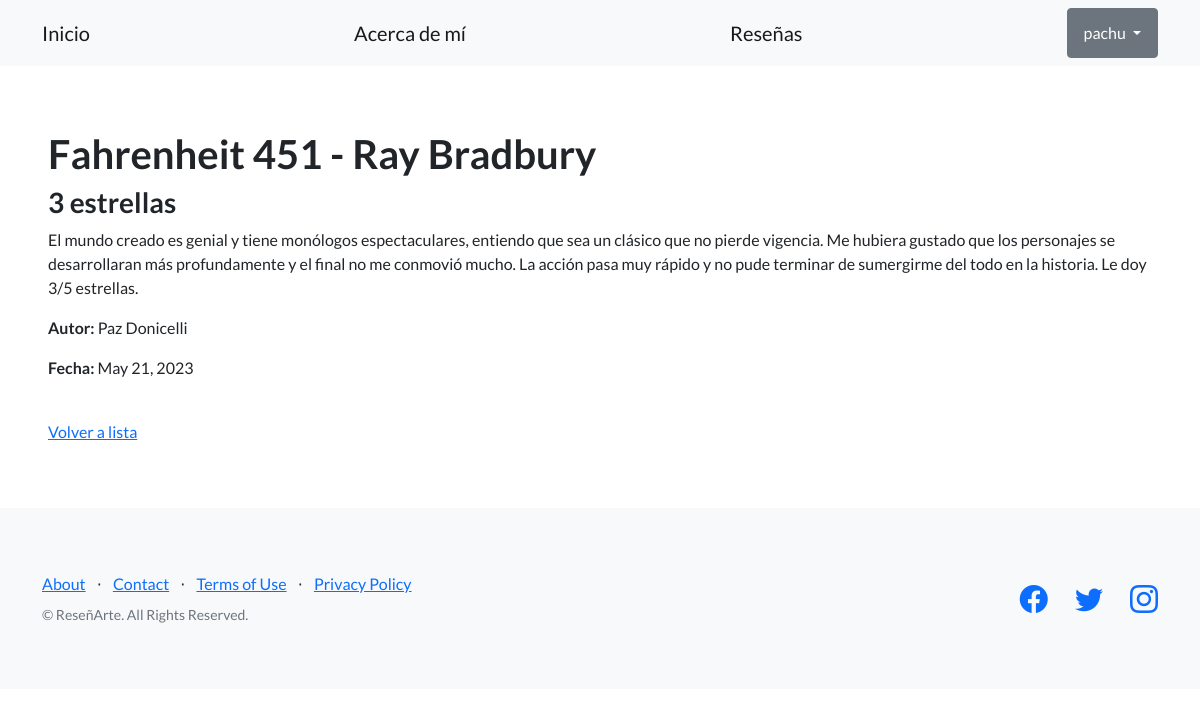
The app's page /blog/pages/pageId/1/ (signed in) with its own data.
### blog/models.py (models this page shows, shortened)
class Reseña (models.Model):
    titulo = models.CharField(max_length=256)
    subtitulo = models.CharField(max_length=256)
    cuerpo = models.TextField()
    autor = models.CharField(max_length=256)
    fecha = models.DateField()

### blog/views.py (the view)
# urls.py: path('pages/pageId/<int:pk>/', ReseñaDetailView.as_view(), name="ver_reseña"),
class ReseñaDetailView(DetailView):
    model = Reseña
    success_url = reverse_lazy('lista_reseñas')

### blog/templates/blog/reseña_detail.html
{% extends "blog/base.html" %}
{% block contenido %}
<h1>
{{object.titulo}}
</h1>
<h3>
{{object.subtitulo}}
</h3>
<p>
{{object.cuerpo}}
</p>
<p>
  <strong>Autor:</strong> {{object.autor}}
</p>
<p>
  <strong>Fecha:</strong> {{object.fecha}}
</p>
<br>
<a href="{% url 'listar_reseñas' %}">Volver a lista</a>
{% endblock contenido %}

### blog/templates/blog/base.html (shortened to what this page needs)
{% load static %}
<!DOCTYPE html>
<html lang="en">
    <head>
        <link href="https://cdn.jsdelivr.net/npm/bootstrap-icons@1.5.0/font/bootstrap-icons.css" rel="stylesheet" type="text/css" />
        <link href= "{% static 'blog/css/styles.css' %}"" rel="stylesheet" />
    </head>
    <body>
        <nav class="navbar navbar-light bg-light static-top">
            <div class="container">
                <a class="navbar-brand" href="{% url 'inicio' %}">Inicio</a>
                <a class="navbar-brand" href="{% url 'about' %}">Acerca de mí</a>
                <a class="navbar-brand" href="{% url 'listar_reseñas' %}">Reseñas</a>
                {% if user.is_authenticated %}
                <div class="dropdown">
                    <button class="btn btn-secondary dropdown-toggle" type="button" id="dropdownMenuButton1" data-bs-toggle="dropdown" aria-expanded="false">
                        <div style="display: inline-flex;">
                            <span>{{ user.username }}</span>
                        </div>
                    </button>
                    </div>
                </div>
                {% else %}
                <a class="navbar-brand" href="{% url 'registro' %}">Registro</a>
                <a class="navbar-brand" href="{% url 'login' %}">Iniciar sesión</a>
                {% endif %}
        </nav>
        <section style="padding:4rem 3rem;">
            {% block contenido %}
            {% endblock contenido %}
        </section>
        <footer class="footer bg-light">
            <div class="container">
                <div class="row">
                    <div class="col-lg-6 h-100 text-center text-lg-start my-auto">
                        <ul class="list-inline mb-2">
                            <li class="list-inline-item"><a href="#!">About</a></li>
                            <li class="list-inline-item">⋅</li>
                            <li class="list-inline-item"><a href="#!">Contact</a></li>
                            <li class="list-inline-item">⋅</li>
                            <li class="list-inline-item"><a href="#!">Terms of Use</a></li>
                            <li class="list-inline-item">⋅</li>
                            <li class="list-inline-item"><a href="#!">Privacy Policy</a></li>
                        </ul>
                        <p class="text-muted small mb-4 mb-lg-0">&copy; ReseñArte. All Rights Reserved.</p>
                    </div>
                    <div class="col-lg-6 h-100 text-center text-lg-end my-auto">
                        <ul class="list-inline mb-0">
                            <li class="list-inline-item me-4">
                                <a href="#!"><i class="bi-facebook fs-3"></i></a>
                            </li>
                            <li class="list-inline-item me-4">
                                <a href="#!"><i class="bi-twitter fs-3"></i></a>
                            </li>
                            <li class="list-inline-item">
                                <a href="#!"><i class="bi-instagram fs-3"></i></a>
                            </li>
                        </ul>
                    </div>
                </div>
            </div>
        </footer>
    </body>
</html>

### records on screen
Reseña: titulo "Fahrenheit 451 - Ray Bradbury", subtitulo "3 estrellas", cuerpo "El mundo creado es genial y tiene monólogos espectaculares, entiendo que sea un clásico que no pierde vigencia. Me hubiera gustado que los personajes se desarrollaran más profundamente y el final no me conmovió mucho. La acción pasa muy rápido y no pude terminar de sumergirme del todo en la historia. Le doy 3/5 estrellas.", autor "Paz Donicelli", fecha "May 21, 2023"

### other values on screen
{{ user.username }} "pachu"
